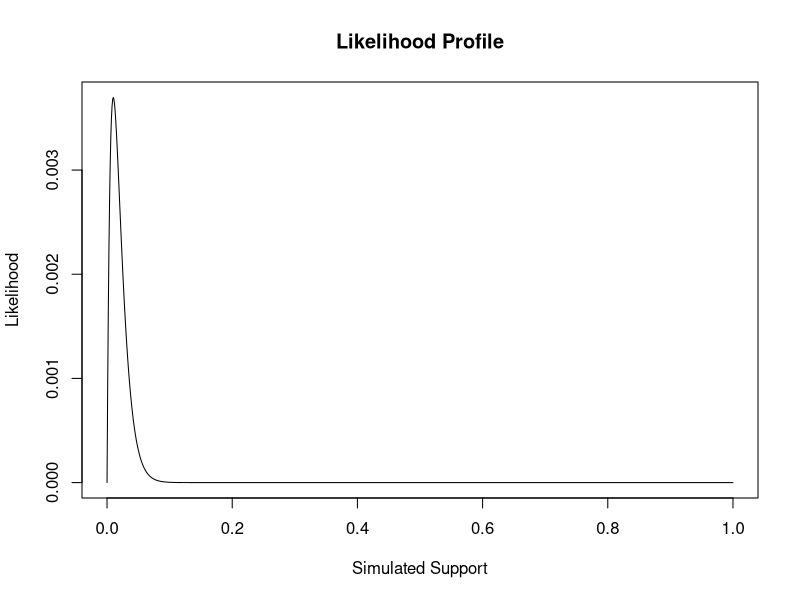
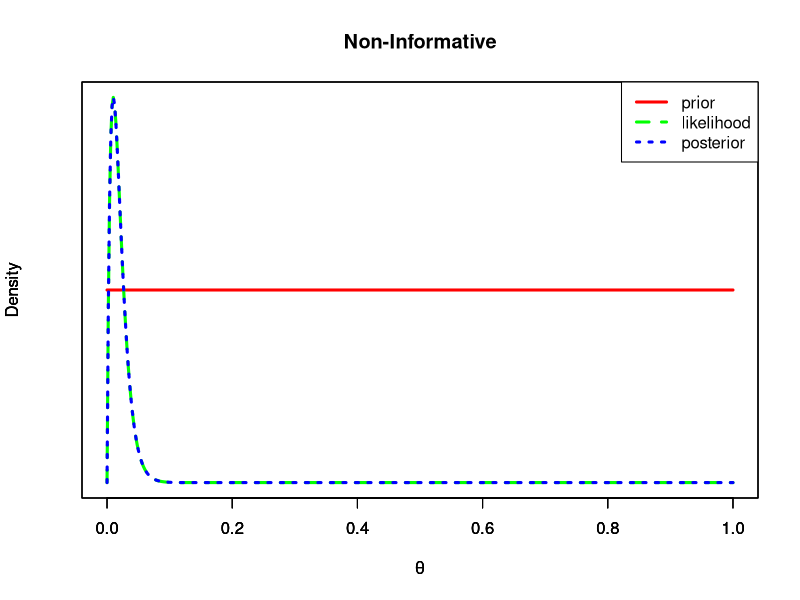
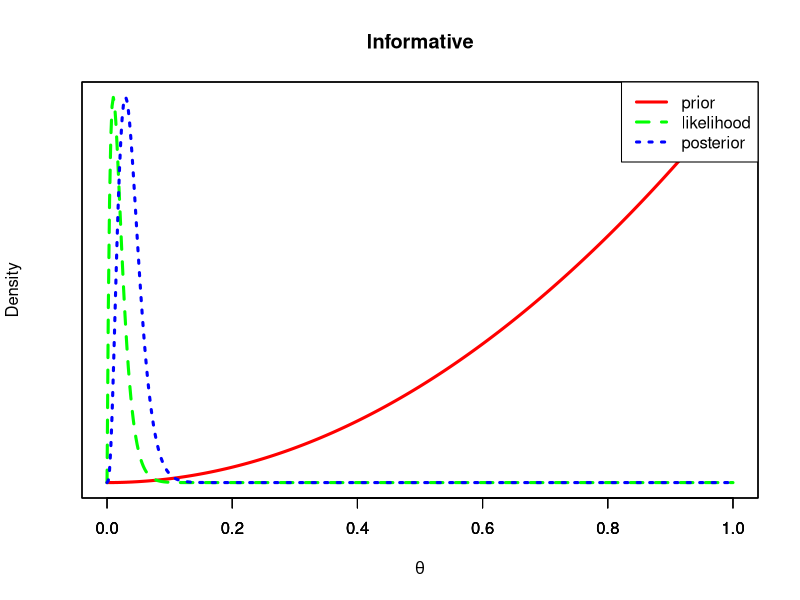
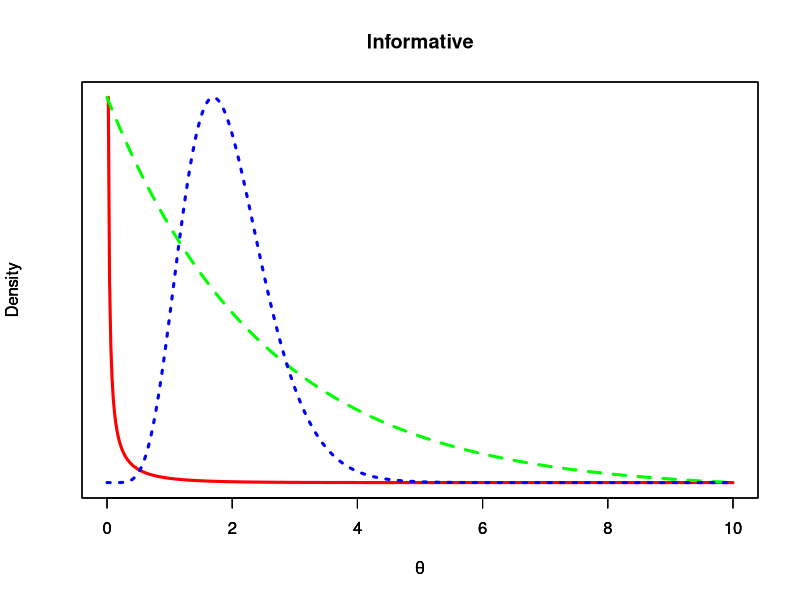

Reproduce these figures in R, in order.
## ---- chunk 1
# set a seed
set.seed(123)
# create the observed data
obs.data <- rbinom(n = 100, size = 1, prob = 0.01)
# inspect the observed data
head(obs.data)
tail(obs.data)
length(obs.data)
## ---- chunk 2
### Bernoulli LH Function ###
# Input: obs.data, theta
# Output: bernoulli likelihood

myBernLH <- function(obs.data, theta) {
  N <- length(obs.data)
  x <- sum(obs.data)
  LH <- (theta^x) * ((1-theta)^(N-x))
  return(LH)
}

### Plot LH for a grid of theta values ###
# Create the grid #
theta.sim <- seq(from=0, to=1, length.out=1000)
# Store the LH values
sim.LH <- myBernLH(obs.data, theta = theta.sim)
# Create the Plot
plot(theta.sim, sim.LH,
     type='l',
     main='Likelihood Profile',
     xlab='Simulated Support',
     ylab='Likelihood')

## ---- chunk 3
posterior <- function(a, b, obs.data){
  N <- length(obs.data)
  x <- sum(obs.data)
  return(list('a' = a + x, 'b' = b + N - x))
}

noninformative <- posterior(a=1, b=1, obs.data)
informative <- posterior(a=3, b=1, obs.data)

print(noninformative)
print(informative)
## ---- chunk 4

th = seq(0, 1, length=500)
like = dbeta(th, sum(obs.data)+1, length(obs.data)-sum(obs.data)+1)
a = 1
b = 1
prior = dbeta(th, a, b)
post = dbeta(th, sum(obs.data)+a, length(obs.data)-sum(obs.data)+b)
plot(th, prior, type='l', ylab='Density', lty = 1, lwd = 3, xlab = expression(theta),col='red', yaxt='n')
par(new=TRUE)
plot(th, like, type='l', ylab='Density', lty = 2, lwd = 3, xlab = expression(theta),col='green', yaxt='n')
par(new=TRUE)
plot(th, post, type='l', ylab='Density', lty = 3, lwd = 3, xlab = expression(theta),col='blue', yaxt='n',main='Non-Informative')
legend('topright', lty=c(1,2,3), lwd=c(3,3,3), col=c('red','green','blue'), legend=c('prior', 'likelihood', 'posterior'))

a = 3
b = 1
prior = dbeta(th, a, b)
post = dbeta(th, sum(obs.data)+a, length(obs.data)-sum(obs.data)+b)
plot(th, prior, type='l', ylab='', lty = 1, lwd = 3, xlab = '', col='red', yaxt='n')
par(new=TRUE)
plot(th, like, type='l', ylab='', lty = 2, lwd = 3, xlab = '', col='green', yaxt='n')
par(new=TRUE)
plot(th, post, type='l', ylab='Density', lty = 3, lwd = 3, xlab = expression(theta), col='blue', yaxt='n',main='Informative')
legend('topright', lty=c(1,2,3), lwd=c(3,3,3), col=c('red','green','blue'), legend=c('prior', 'likelihood', 'posterior'))
## ---- chunk 5
th = seq(0, 10, length=500)
data = c(1/20.9, 1/69.7, 1/3.6, 1/21.8, 1/21.4, 1/0.4, 1/6.7, 1/10.0)
a = 0.1
b = 1.0
prior = dgamma(th, shape = a, rate = b)
likelihood = dexp(th, rate = sum(data)/8)
posterior = dgamma(th, shape = a + length(data), rate = b + sum(data))
plot(th, prior, type='l', ylab='Density', lty = 1, lwd = 3, xlab = expression(theta),col='red', yaxt='n')
par(new=TRUE)
plot(th, likelihood, type='l', ylab='Density', lty = 2, lwd = 3, xlab = expression(theta),col='green', yaxt='n')
par(new=TRUE)
plot(th, posterior, type='l', ylab='Density', lty = 3, lwd = 3, xlab = expression(theta), col='blue', yaxt='n',main='Informative')
